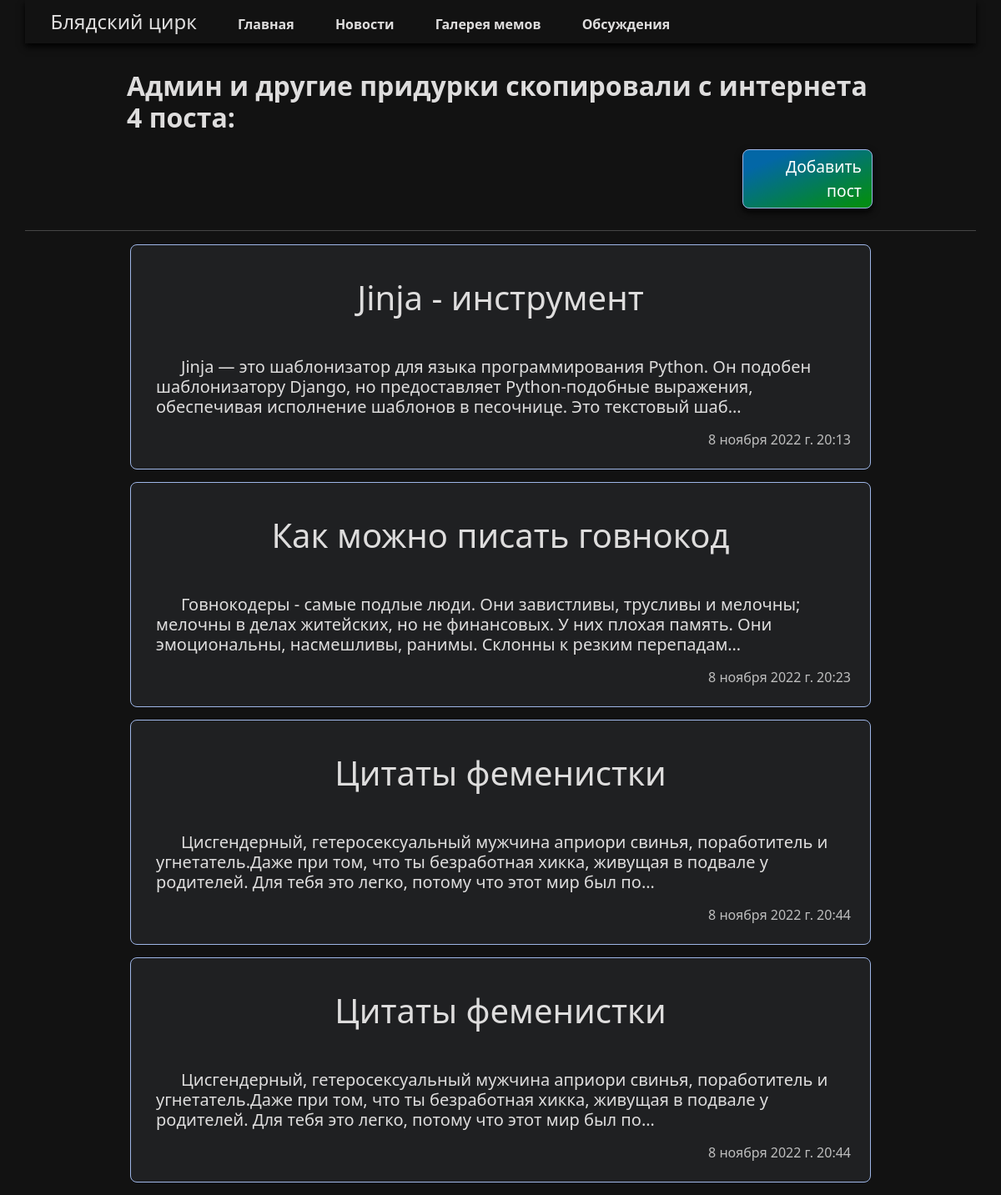
Page /blog/ on the earlier database version.
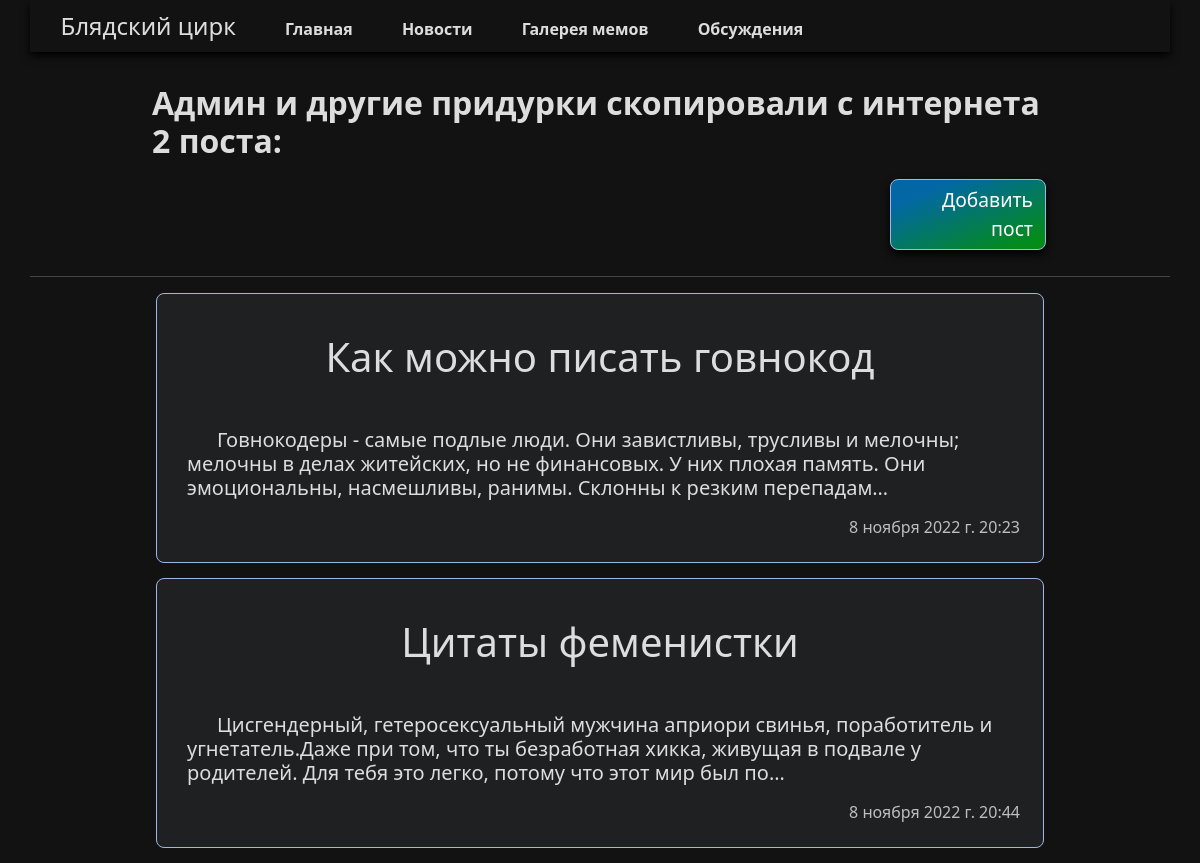
Same page on the later database version.
### blog/models.py (models this page shows, shortened)
class Blog(models.Model):
    title = models.CharField(max_length=100, verbose_name="Название статьи")
    subtitle = models.CharField(max_length=2550000, verbose_name="Текст статьи")
    time = models.DateTimeField(auto_now=False, default=timezone.now, verbose_name="дата")
    class Meta:
        verbose_name = "Блоги"
        verbose_name_plural = "Блоги"

### blog/views.py (the view)
# urls.py: path('', views.all_blogs,name='all_blogs'),
def all_blogs(request):
    blog = Blog.objects.all()
    return render(request, 'blog/all_blogs.html', {"blog": blog})

### blog/templates/blog/all_blogs.html
{% extends 'blog/base.html' %} {% load static %} {% block content %}
    <br>
    <div class="div">
        <h2>Админ и другие придурки скопировали с интернета {{blog.count}} поста:</h2>
        <div class="div2">
            <a class="btn btn-success" style="margin: 10px; text-align: right" href=" /blog/edit-page ">Добавить пост</a>
        </div>
    </div>
    <hr>
    {% for blog in blog %} <div class="container margin">
  <div class="blog_block">
    <a href="{% url 'detail' blog.id %}">
      <h1>{{ blog.title }}</h1>
    </a>
    <h6 class="lead">{{ blog.subtitle |safe| truncatechars:200}}</h6>
    <p>{{ blog.time}}</p>
  </div>
</div> {% endfor %} {% endblock %}

### blog/templates/blog/base.html (shortened to what this page needs)
{% load static %}
<!DOCTYPE html>
<html lang="en">
<head>
    <link href="https://cdn.jsdelivr.net/npm/bootstrap@5.2.2/dist/css/bootstrap.min.css" rel="stylesheet"
/>
    <link href="//db.onlinewebfonts.com/c/567f1e8e79fe43c568934383e8980445?family=Thillends" rel="stylesheet"/>
    <link rel="stylesheet" href="{% static 'css/StyleCss.css' %}"/>
</head>
<body>
<header>
    <div class="content">
        <a href="https://discord.gg/ahetNEt6" class=""
           style=" font-weight: 100; size: A3 ;font-size: x-large">Блядский цирк</a>
        <a href="{% url 'home' %}" class="">Главная</a>
        <a href="{% url 'all_blogs' %}" class="">Новости</a>
        <a href="{% url 'memes' %}" class="">Галерея мемов</a>
        <a href="#" class="">Обсуждения</a>
        <button class="navbar-toggler collapsed" type="button" data-bs-toggle="collapse"
                data-bs-target="#navbarsExample01" aria-controls="navbarsExample01" aria-expanded="false"
                aria-label="Toggle navigation">
            <span class="navbar-toggler-icon"></span>
        </button>
    </div>
</header>
{% block content %}{% endblock %}
</body>
</html>

### portfolio/static/css/StyleCss.css (style rules this page uses)
.btn.btn-success, .big-section > a, .blog_block { border: 1px solid; border-color: #9fb7e8; }
h6 { text-indent: 30px; }
.blog_block { padding: 15px; background-color: #1f2022; margin: 15px 0 15px 0; border-radius: 8px; }
* { text-decoration: none; }
h2 { text-decoration: none; color: #dedddd; font-weight: 600; text-align: center; margin: 8px; }
body { margin: 0 30px; }
.btn.btn-success { background: linear-gradient(337.26deg, rgb(3, 140, 23) 8.54%, rgb(3, 103, 166) 80.91%); border-radius: 8px; font-size: larger; margin: 5% 0 5% 0; box-shadow: 0px 4px 8px 0px #000; animation: animates 5s linear infinite; backdrop-filter: blur(15px); }
.div { max-width: 80%; margin: auto; }
.div h2, .div h1 { text-align: left; }
.div2 { max-width: 11em; min-height: 3em; margin-left: auto; margin-right: 0; }
a { text-decoration: none; color: #dedddd; text-align: center; font-weight: 600; margin: 0 2%; }
header { padding: 8px; box-shadow: 0px 4px 8px 0px #000; }
body { color: #dedddd; background-color: rgb(18, 18, 18); }
.container { max-width: 80%; }
.container p { text-decoration: none; color: #dedddd; font-weight: 400; text-align: left; margin: 8px; }
.blog_block > a { text-align: center; }
.blog_block p { text-align: right; color: #bebebe; }
.blog_block h6 { margin: 15px; }

Differences in the rows shown:
removed Blog: title "Jinja - инструмент", subtitle "Jinja — это шаблонизатор для языка программирования Python. Он подобен шаблонизатору Django, но предоставляет Python-подобные выражения, обеспечивая исполнение шаблонов в песочнице. Это текстовый шаб…", time "8 ноября 2022 г. 20:13"
removed Blog: title "Цитаты феменистки", subtitle "Цисгендерный, гетеросексуальный мужчина априори свинья, поработитель и угнетатель.Даже при том, что ты безработная хикка, живущая в подвале у родителей. Для тебя это легко, потому что этот мир был по…", time "8 ноября 2022 г. 20:44"
Other differences:
{{ blog.count }}: "4" → "2"
